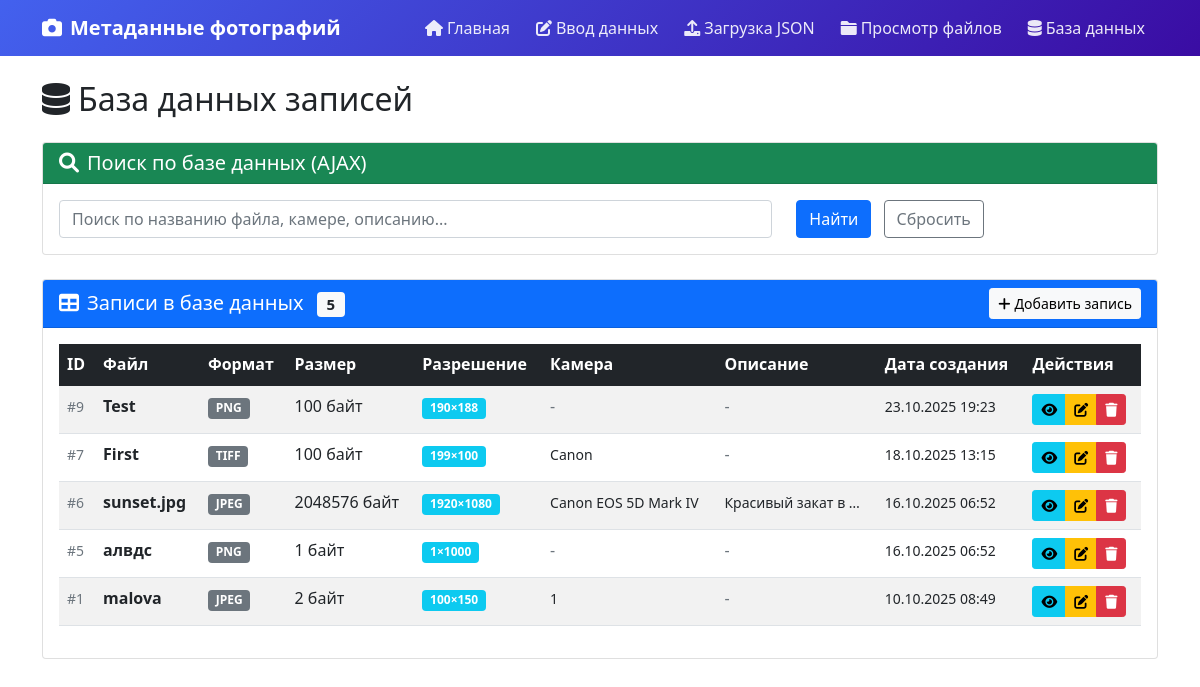
The page /database/ on the database as committed earlier.
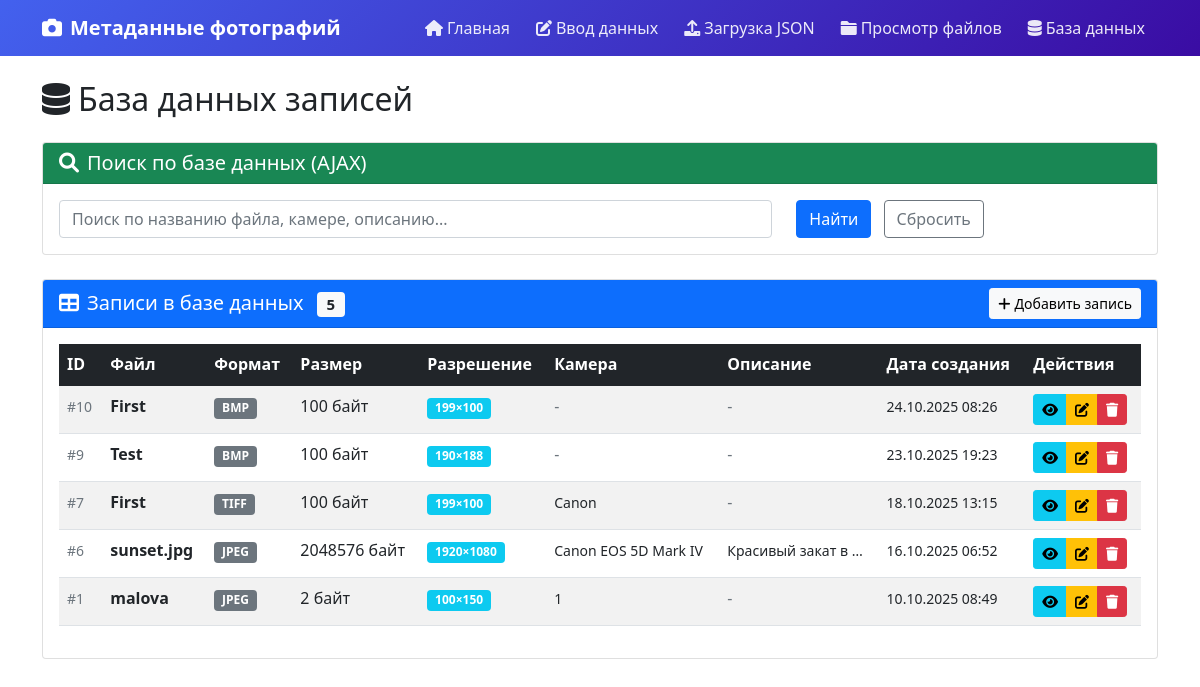
The same page on the database as committed later.
### photo_metadata/models.py (models this page shows, shortened)
class PhotoMetadata(models.Model):
    FORMAT_CHOICES = [
        ('JPEG', 'JPEG'),
        ('PNG', 'PNG'),
        ('GIF', 'GIF'),
        ('BMP', 'BMP'),
        ('TIFF', 'TIFF'),
    ]
    filename = models.CharField(max_length=255,unique=True, verbose_name="Имя файла")
    format = models.CharField(max_length=10, choices=FORMAT_CHOICES, verbose_name="Формат")
    file_size = models.PositiveIntegerField(
        verbose_name="Размер файла (байт)",
        validators=[MinValueValidator(1)]
    )
    width = models.PositiveIntegerField(
        verbose_name="Ширина (px)",
        validators=[MinValueValidator(1)]
    )
    height = models.PositiveIntegerField(
        verbose_name="Высота (px)",
        validators=[MinValueValidator(1)]
    )
    camera_make = models.CharField(max_length=100, blank=True, verbose_name="Производитель камеры")
    camera_model = models.CharField(max_length=100, blank=True, verbose_name="Модель камеры")
    exposure_time = models.CharField(max_length=20, blank=True, verbose_name="Выдержка")
    aperture = models.DecimalField(max_digits=3, decimal_places=1, null=True, blank=True, verbose_name="Диафрагма")
    iso = models.PositiveIntegerField(null=True, blank=True, verbose_name="ISO")
    focal_length = models.DecimalField(max_digits=5, decimal_places=1, null=True, blank=True, verbose_name="Фокусное расстояние")
    latitude = models.DecimalField(max_digits=9, decimal_places=6, null=True, blank=True, verbose_name="Широта")
    longitude = models.DecimalField(max_digits=9, decimal_places=6, null=True, blank=True, verbose_name="Долгота")
    created_date = models.DateTimeField(auto_now_add=True, verbose_name="Дата создания записи")
    capture_date = models.DateTimeField(null=True, blank=True, verbose_name="Дата съемки")
    description = models.TextField(blank=True, verbose_name="Описание")
    tags = models.CharField(max_length=500, blank=True, verbose_name="Теги (через запятую)")
    class Meta:
        verbose_name = "Метаданные фотографии"
        verbose_name_plural = "Метаданные фотографий"
        unique_together = ['filename', 'format', 'file_size', 'width', 'height']

### photo_metadata/views.py (the view, shortened to what this page needs)
# urls.py: path('database/', views.view_database_records, name='database_records'),
def view_database_records(request):
    records = PhotoMetadata.objects.all().order_by('-created_date')
    search_query = request.GET.get('q', '')
    context = {
        'records': records,
        'search_query': search_query
    }
    return render(request, 'photo_metadata/database_records.html', context)

### templates/photo_metadata/database_records.html (shortened to what the changed rows need)
{% extends 'base.html' %}
{% block content %}
<div class="row">
    <div class="col-12">
        <h2 class="mb-4">
            <i class="fas fa-database me-2"></i>База данных записей
        </h2>
        <div class="card">
            <div class="card-body">
                <div class="table-responsive">
                    <table class="table table-striped table-hover">
                        <thead class="table-dark">
                            <tr>
                                <th>ID</th>
                                <th>Файл</th>
                                <th>Формат</th>
                                <th>Размер</th>
                                <th>Разрешение</th>
                                <th>Камера</th>
                                <th>Описание</th>
                                <th>Дата создания</th>
                                <th>Действия</th>
                            </tr>
                        </thead>
                        <tbody>
                            {% if records %}
                                {% for record in records %}
                                    <tr>
                                        <td><small class="text-muted">#{{ record.id }}</small></td>
                                        <td>
                                            <strong>{{ record.filename }}</strong>
                                        </td>
                                        <td>
                                            <span class="badge bg-secondary">{{ record.format }}</span>
                                        </td>
                                        <td>{{ record.file_size }} байт</td>
                                        <td>
                                            <span class="badge bg-info">{{ record.width }}×{{ record.height }}</span>
                                        </td>
                                        <td>
                                            {% if record.camera_make or record.camera_model %}
                                                <small>{{ record.camera_make }} {{ record.camera_model }}</small>
                                            {% else %}
                                                <span class="text-muted">-</span>
                                            {% endif %}
                                        </td>
                                        <td>
                                            {% if record.description %}
                                                <small>{{ record.description|truncatewords:3 }}</small>
                                            {% else %}
                                                <span class="text-muted">-</span>
                                            {% endif %}
                                        </td>
                                        <td>
                                            <small>{{ record.created_date|date:"d.m.Y H:i" }}</small>
                                        </td>
                                        <td>
                                            <div class="btn-group btn-group-sm">
                                                <a href="{% url 'view_record' record.id %}" class="btn btn-info" title="Просмотреть">
                                                    <i class="fas fa-eye"></i>
                                                </a>
                                                <a href="{% url 'edit_record' record.id %}" class="btn btn-warning" title="Редактировать">
                                                    <i class="fas fa-edit"></i>
                                                </a>
                                                <a href="{% url 'delete_record' record.id %}" class="btn btn-danger" title="Удалить">
                                                    <i class="fas fa-trash"></i>
                                                </a>
                                            </div>
                                        </td>
                                    </tr>
                                {% endfor %}
                            {% else %}
                                <tr>
                                    <td colspan="9" class="text-center text-muted">
                                        <i class="fas fa-info-circle me-2"></i>Записи не найдены
                                    </td>
                                </tr>
                            {% endif %}
                        </tbody>
                    </table>
                </div>
            </div>
        </div>
    </div>
</div>
{% endblock %}

Rows that differ between the two databases and show on the page:
removed PhotoMetadata: id "5", filename "алвдс", format "PNG", file_size "1", width "1", height "1000", created_date "16.10.2025 06:52"
added PhotoMetadata: id "10", filename "First", format "BMP", file_size "100", width "199", height "100", created_date "24.10.2025 08:26"
changed PhotoMetadata "Test": format "PNG" → "BMP"
